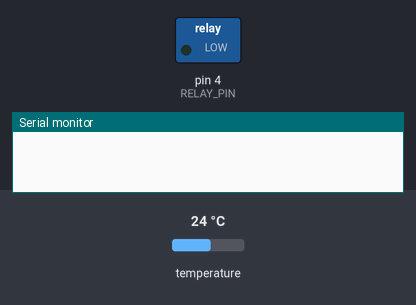
A sketch run on a simulated Arduino Uno, built with avr-gcc and run on an emulated ATmega328P. On the bench: switched loads named in the sketch (green lamp = pin HIGH), the last lines printed to the serial monitor. Inputs (shaded band) come from the test bench; at power-on: temperature 24 °C.

Above: at 0.1 s.
At 0.8 s:
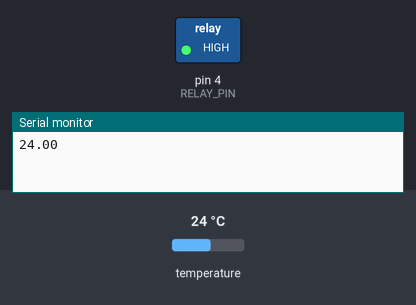
Timing chart, 0 to 2.3 s (numbered marks = the images above):
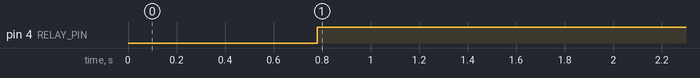

Measured:
- by itself, pin 4 (RELAY_PIN): LOW → HIGH at 0.78 s

The sketch:

relay.ino
```cpp
int min_temp = 53;
int max_temp = 54;
int RELAY_PIN = 4;
int TEMP_PIN = 2;

#include <OneWire.h>
#include <DallasTemperature.h>

//One_Wire and DallasTemprature settings
#define ONE_WIRE_BUS_1 2
OneWire oneWire_in(ONE_WIRE_BUS_1);
DallasTemperature sensor_inhouse(&oneWire_in);

void setup(void)
{
    //setup for printing to terminal
    Serial.begin(9600);
    //set the output and input pins
    pinMode(RELAY_PIN, OUTPUT);
    pinMode(TEMP_PIN, INPUT);
    //starts the sensor reading
    sensor_inhouse.begin();
}

void loop(void)
{
    //reads teh tempratures
    sensor_inhouse.requestTemperatures();
    float temp = sensor_inhouse.getTempCByIndex(0);
    //prints the tempratures
    Serial.println(temp);
    //Turns on heating if temprature is too low
    if(temp < min_temp) {
      digitalWrite(RELAY_PIN, HIGH);
    }
    //turns off heating if temprature is too high
    if (temp > max_temp ){
      digitalWrite(RELAY_PIN, LOW);
    }
    //does nothing if temprature is right
}
```
